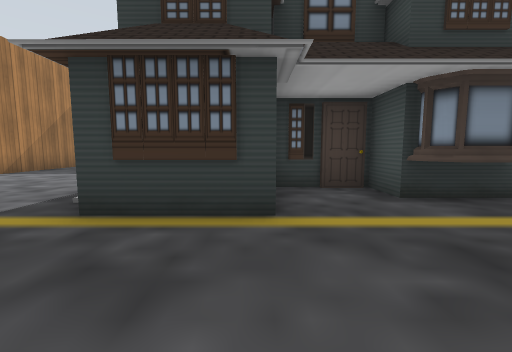
[1] (above)

24 first-person views from a walk through a world built for the Gazebo simulator. The camera is 0.72 m above the floor, tilts 6° down and sees 90° across. The floor is counted in squares, 1 m on a side. Each view is taken from the middle of a square. On the plan, view 1 faces up. The plan holds only what a view shows up to about 9 squares ahead; the rest is blank. Gazebo's built-in surfaces are drawn with simple patterns.

[2]
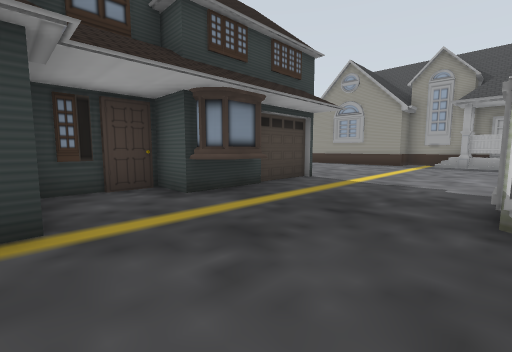

[3]
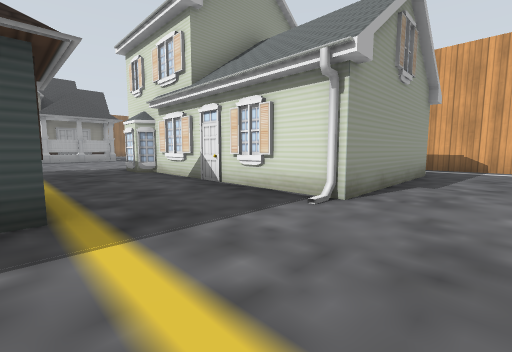

[4]
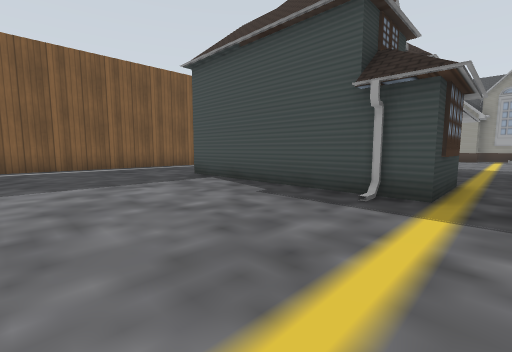

[5]
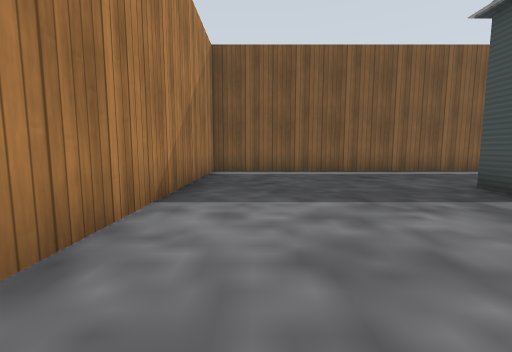

[6]
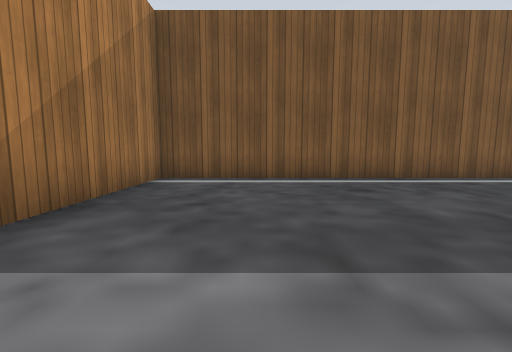

[7]
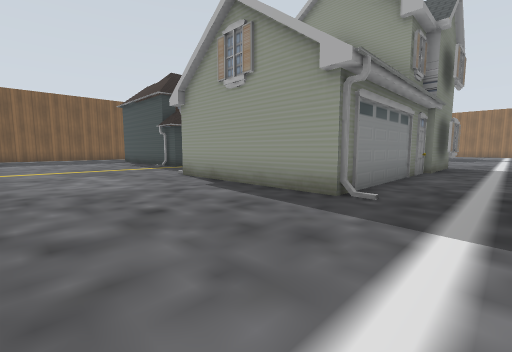

[8]
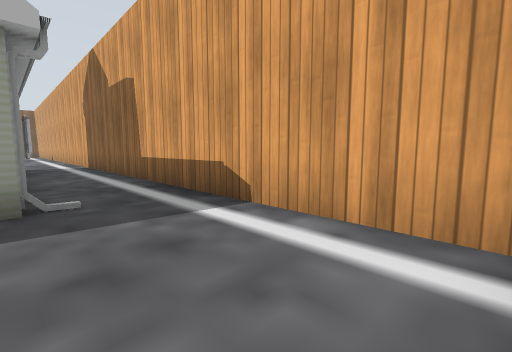

[9]
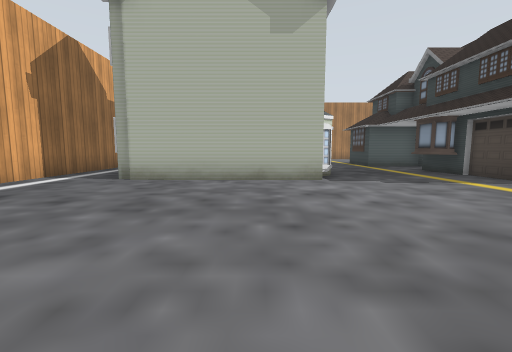

[10]
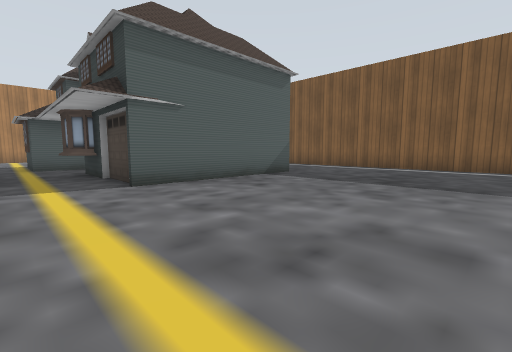

[11]
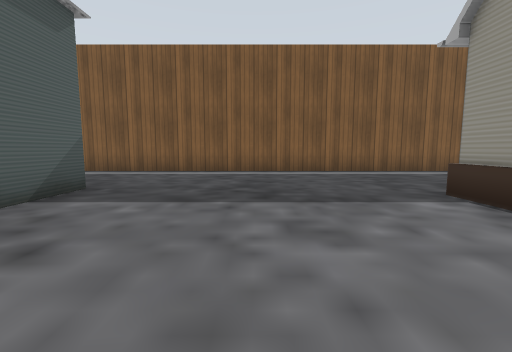

[12]
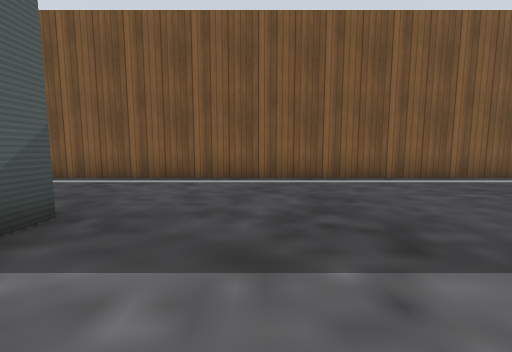

[13]
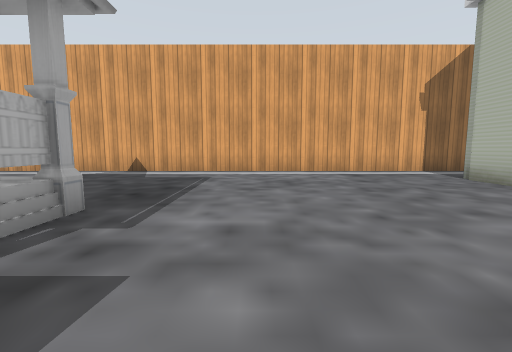

[14]
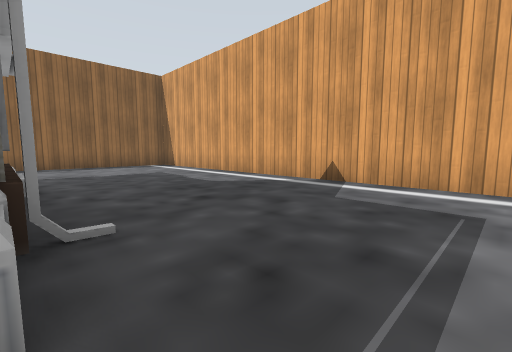

[15]
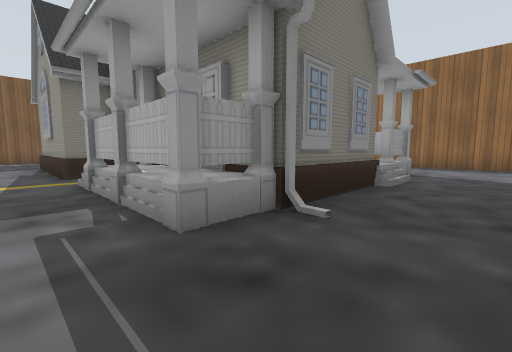

[16]
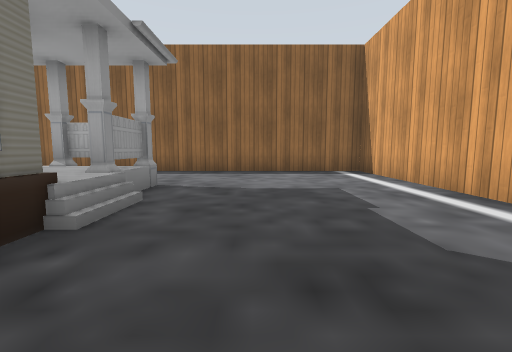

[17]
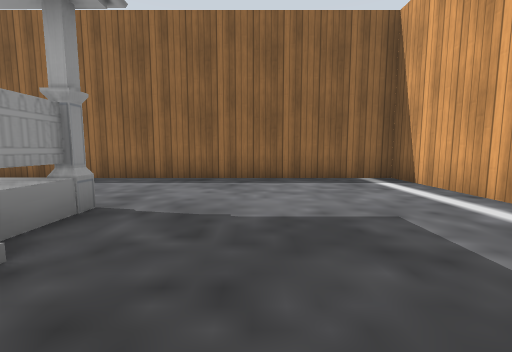

[18]
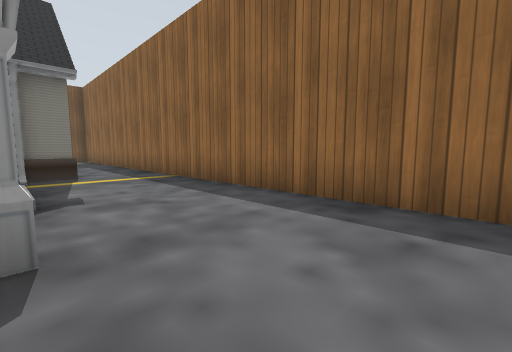

[19]
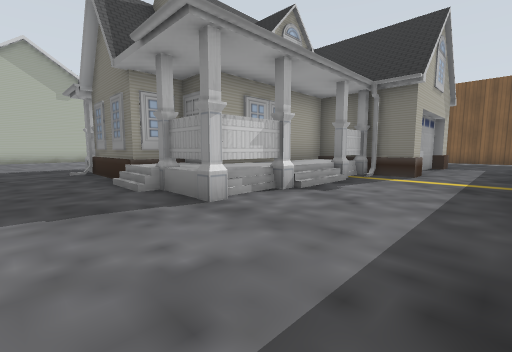

[20]
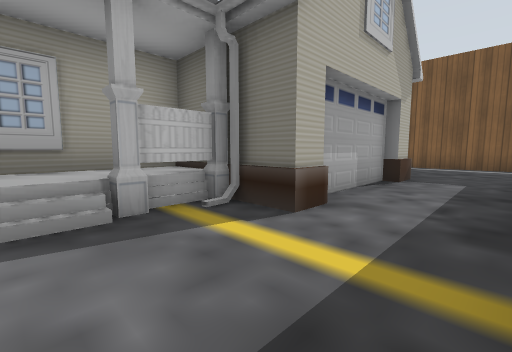

[21]
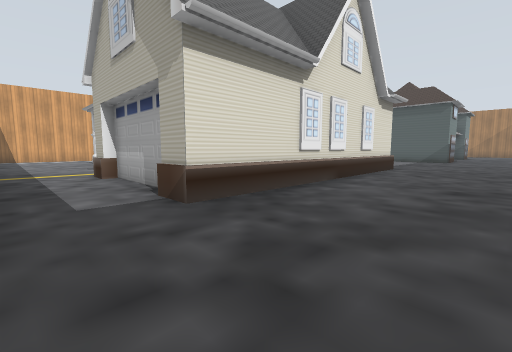

[22]
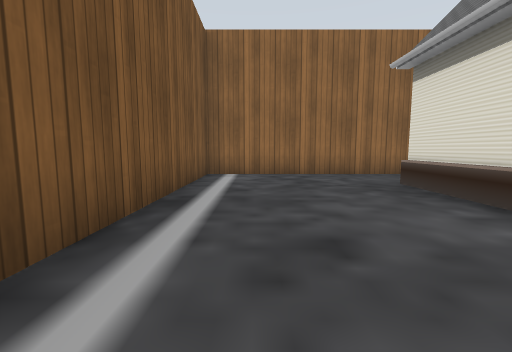

[23]
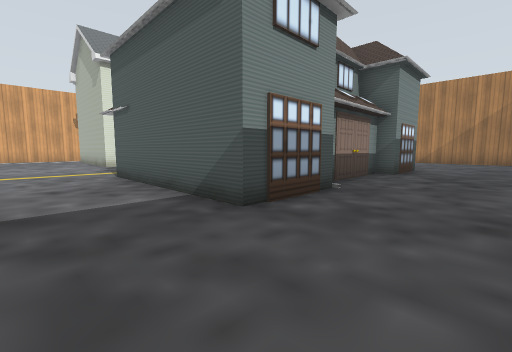

[24]
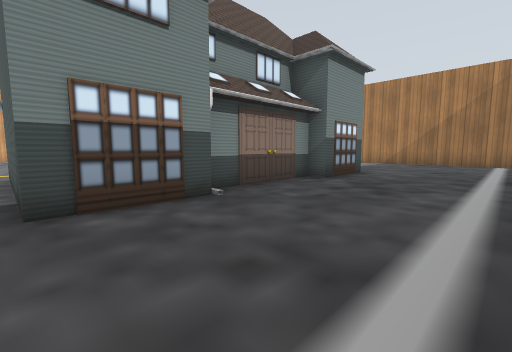

### Floor plan
Key: @ floor where view 1 was taken; # wall or solid block; . main floor; : floor 0.4 m higher than the main floor; / step, stairs or slope; = window, fence, low wall or low ledge; H house; O other object.
Columns run from 8 left of view 1 to 23 right of it. Each row starts with its distance up from view 1.
 13 ################################
 12 #..............................#
 11 #..............................#
 10 #..............................#
  9 #..............................#
  8 #.....HHHHHHHHH.....#=#####=#..#
  7 #.....H HHHHH H.....#       #..#
  6 #.....H H     H.....#       #..#
  5 #.....HHHHHHHHH.....##      #..#
  4  .....HHHHHHHHH.....=#    ==#..#
  3  .....HHHHHHHHH......#   #:#...#
  2  ....................#   #:#...#
  1  ...................##   #:/...#
  0  ....H..@..HH.......##   #:/...#
 -1  ....H   HH  H......=#=###:#...#
 -2  ....H   H   H......#####O##...#
 -3  ....H   H   H.................#
 -4  ....H   H   H.................#
 -5  ....HHHHHHHHH.................#
 -6  ..............................#
 -7  ..............................#
 -8  ###############################

Positions as (right, up) in squares from view 1, and headings:
1: (0, 0), facing up
2: (0, 0), facing up-right
3: (-5, 3), facing down-right
4: (-6, 2), facing up-right
5: (-6, 4), facing up
6: (-5, 6), facing up
7: (-7, -7), facing up-right
8: (-7, -5), facing down-right
9: (11, -2), facing left
10: (11, 2), facing up-left
11: (9, 4), facing up
12: (8, 6), facing up
13: (10, 1), facing down
14: (11, -2), facing down-right
15: (11, -4), facing up-right
16: (14, -4), facing right
17: (16, -4), facing right
18: (19, -4), facing up-right
19: (22, -4), facing up-left
20: (22, 1), facing up-left
21: (22, 11), facing down-left
22: (15, 11), facing right
23: (8, 11), facing down-left
24: (6, 12), facing down-left
